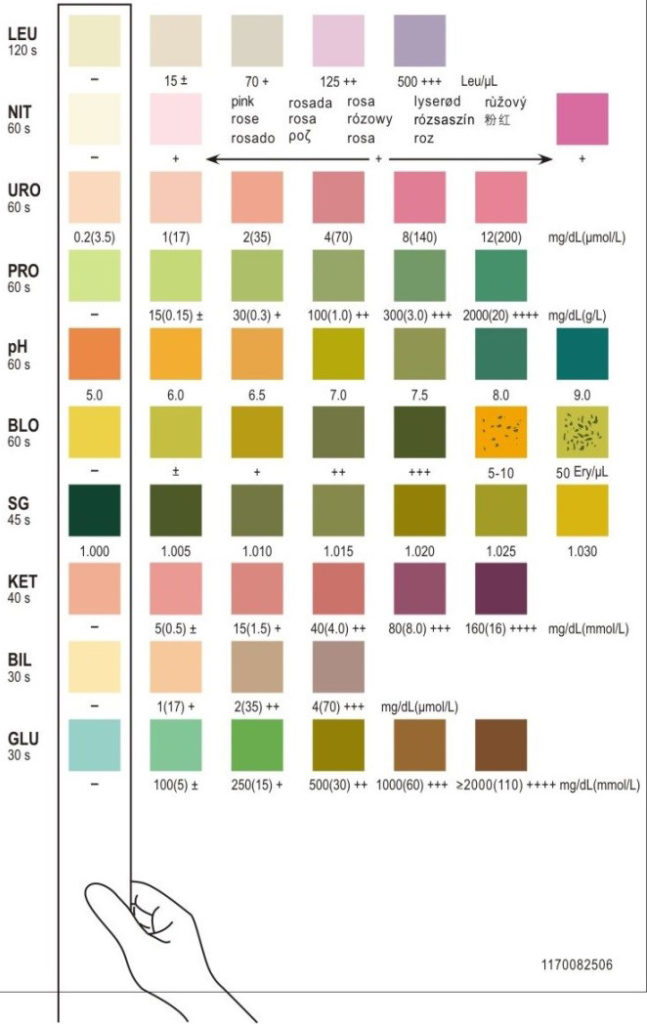
#> input picture mission-reagent-parameter-pic-647x1024.jpg, 647 x 1024 px
$ python ref_colores.py
#> lines starting #> are read from the running program, lines starting #| are printed output that depends on the picture; after the words box and inside, x2 and y2 are one past the last pixel; in counts of white or black regions, pixels touching at a corner belong together
### utils.py
# utils.py
# Funciones reusables entre los scripts de extracción de color de tiras reactivas.

import os
import cv2
import numpy as np


# ---------- Lectura de imágenes ----------

def leer_jpg(path):
    """Lee una imagen (JPG/PNG) en disco y la devuelve en RGB uint8."""
    bgr = cv2.imread(path, cv2.IMREAD_COLOR)
    if bgr is None:
        raise FileNotFoundError(f"No se encontró: {path}")
    return cv2.cvtColor(bgr, cv2.COLOR_BGR2RGB)


# [14 lines left out: function leer_nef, not called in this run]


# ---------- Segmentación 1D por separadores (blanco acromático) ----------

def segmentos_1d(perfil_lab, longitud, sep_L, sep_chroma, minimo):
    """Devuelve segmentos (inicio, fin) de un perfil LAB 1D.

    Un separador es un pixel claro y poco cromático (fondo blanco entre
    cuadros). Los segmentos son tramos consecutivos de NO-separador más
    largos que `minimo`.
    """
    L = perfil_lab[:, 0]
    A = perfil_lab[:, 1] - 128
    B = perfil_lab[:, 2] - 128
    chroma = np.convolve(np.sqrt(A ** 2 + B ** 2), np.ones(3) / 3, mode="same")
    es_sep = (L > sep_L) & (chroma < sep_chroma)

    segs, i = [], 0
    while i < longitud:
        if not es_sep[i]:
            j = i
            while j < longitud and not es_sep[j]:
                j += 1
            if j - i > minimo:
                segs.append((i, j))
            i = j
        else:
            i += 1
    return segs


# ---------- Color mediano en una región circular ----------

def color_mediano(img_rgb, cx, cy, r):
    """Mediana RGB de los píxeles dentro del círculo (cx, cy, r) y sus
    conversiones a HSV y CIELAB (OpenCV)."""
    h, w = img_rgb.shape[:2]
    x1, x2 = max(0, cx - r), min(w, cx + r + 1)
    y1, y2 = max(0, cy - r), min(h, cy + r + 1)
    parche = img_rgb[y1:y2, x1:x2]

    yy, xx = np.ogrid[y1:y2, x1:x2]
    mascara = (xx - cx) ** 2 + (yy - cy) ** 2 <= r ** 2
    pix = parche[mascara]  # (N, 3) RGB
    n = len(pix)
    if n == 0:
        raise RuntimeError(f"Círculo vacío en ({cx},{cy}).")

    R, G, B = [int(round(np.median(pix[:, c]))) for c in range(3)]

    px_rgb = np.uint8([[[R, G, B]]])
    px_bgr = cv2.cvtColor(px_rgb, cv2.COLOR_RGB2BGR)
    H, S, V = cv2.cvtColor(px_bgr, cv2.COLOR_BGR2HSV)[0, 0].tolist()
    L, a, b = cv2.cvtColor(px_bgr, cv2.COLOR_BGR2LAB)[0, 0].tolist()

    return dict(R=R, G=G, B=B, H=H, S=S, V=V, L=L, a=a, b=b, n=n)


# ---------- Dibujo y guardado del resultado de detección ----------

def guardar_deteccion_png(img_rgb, cuadricula, r, ruta_png,
                          bbox=None, etiquetas_fila=True):
    """Dibuja con OpenCV los círculos de detección sobre la imagen y guarda
    un PNG para referencia/documentación del proceso.

    - `cuadricula`: dict {(clase, indice): (cx, cy)}
    - `bbox`: (xa, ya, xb, yb) opcional, se dibuja como rectángulo guía.
    - `etiquetas_fila`: si True, escribe la clase junto al círculo índice 0.
    """
    os.makedirs(os.path.dirname(ruta_png) or ".", exist_ok=True)
    vis = cv2.cvtColor(img_rgb, cv2.COLOR_RGB2BGR).copy()

    if bbox is not None:
        xa, ya, xb, yb = bbox
        cv2.rectangle(vis, (xa, ya), (xb, yb), (0, 255, 0), 1, cv2.LINE_AA)

    for (clase, idx), (cx, cy) in cuadricula.items():
        cv2.circle(vis, (cx, cy), r, (0, 0, 255), 1, cv2.LINE_AA)
        cv2.putText(vis, str(idx), (cx - 4, cy + 4),
                    cv2.FONT_HERSHEY_SIMPLEX, 0.35, (255, 0, 0), 1, cv2.LINE_AA)

    if etiquetas_fila:
        clases_vistas = {}
        for (clase, idx), (cx, cy) in cuadricula.items():
            if idx == 0:
                clases_vistas[clase] = (cx, cy)
        x_texto = bbox[0] if bbox is not None else 5
        for clase, (cx, cy) in clases_vistas.items():
            cv2.putText(vis, clase, (max(0, x_texto - 45), cy + 4),
                        cv2.FONT_HERSHEY_SIMPLEX, 0.5, (0, 0, 0), 1, cv2.LINE_AA)

    cv2.imwrite(ruta_png, vis)
    return ruta_png


# =====================================================================
#  Localización y segmentación de la tira reactiva en imágenes de MUESTRA
#  (escena real: tira vertical sobre soporte claro, sin separadores
#   blancos impresos entre cuadros).
# =====================================================================

# [292 lines left out: functions crop_grueso, mascara_tira, rect_tira, _normaliza_rect, enderezar_tira, _eje_saturacion and 6 more, not called in this run]

### ref_colores.py
# ref_colores.py
# Extracción de color de la tira reactiva de REFERENCIA (JPG de la etiqueta).
# Salida: output/reference/ref_colores.csv y output/reference/ref_deteccion.png
#
# La imagen de referencia se procesa en su orientación natural (LEU arriba,
# GLU abajo). La inversión de orden aplica solo a las tiras de muestra.

import os
import csv
import numpy as np

import utils

# ============ PARÁMETROS ============
REF_PATH = r"mission-reagent-parameter-pic-647x1024.jpg"
OUTPUT_DIR = os.path.join("output", "reference")
CSV_NAME = "ref_colores.csv"
PNG_NAME = "ref_deteccion.png"

REF_X0, REF_X1 = 0.09, 0.20
REF_Y0, REF_Y1 = 0.005, 0.86
RADIO_FRAC = 0.30

SEP_L_MIN = 238
SEP_CHROMA_MAX = 7
ALTO_MIN = 15

# (clase, número de cuadros de color en la etiqueta), en orden natural.
FILAS = [
    ("LEU", 5), ("NIT", 2), ("URO", 6), ("PRO", 6), ("pH", 7),
    ("BLO", 7), ("SG", 7), ("KET", 6), ("BIL", 4), ("GLU", 6),
]
# ====================================


def detectar_columna0(img_rgb, x0=REF_X0, x1=REF_X1, y0=REF_Y0, y1=REF_Y1):
    """Detecta los centros verticales (una fila por clase) en la primera
    columna de cuadros."""
    import cv2
    h, w = img_rgb.shape[:2]
    xa, xb = int(x0 * w), int(x1 * w)
    ya, yb = int(y0 * h), int(y1 * h)
    roi = img_rgb[ya:yb, xa:xb]
    rh, rw = roi.shape[:2]

    lab = cv2.cvtColor(cv2.cvtColor(roi, cv2.COLOR_RGB2BGR),
                       cv2.COLOR_BGR2LAB).astype(float)
    band = lab[:, int(0.3 * rw):int(0.7 * rw), :].mean(axis=1)
    segs = utils.segmentos_1d(band, rh, SEP_L_MIN, SEP_CHROMA_MAX, ALTO_MIN)

    centros_y = [ya + (a + b) // 2 for (a, b) in segs]
    col0_x = xa + rw // 2
    return centros_y, col0_x, rw, (xa, ya, xb, yb)


def medir_paso_horizontal(img_rgb, y_fila):
    """Mide el paso horizontal (px entre columnas) usando la fila con más
    cuadros."""
    import cv2
    h, w = img_rgb.shape[:2]
    banda = img_rgb[y_fila - 15:y_fila + 15, :]
    lab = cv2.cvtColor(cv2.cvtColor(banda, cv2.COLOR_RGB2BGR),
                       cv2.COLOR_BGR2LAB).astype(float).mean(axis=0)
    segs = utils.segmentos_1d(lab, w, SEP_L_MIN, SEP_CHROMA_MAX, ALTO_MIN)
    centros_x = [(a + b) // 2 for (a, b) in segs]

    col0_esperado = int(0.145 * w)
    centros_x = [c for c in centros_x if c > col0_esperado - 30]
    if len(centros_x) < 2:
        raise RuntimeError("No se pudo medir el paso horizontal.")

    paso = int(round(np.mean(np.diff(centros_x))))
    return paso, centros_x[0]


def construir_cuadricula(img_rgb):
    centros_y, col0_x, rw, bbox = detectar_columna0(img_rgb)
    if len(centros_y) != len(FILAS):
        print(f"AVISO: {len(centros_y)} filas detectadas, "
              f"se esperaban {len(FILAS)}. Revisa umbrales.")

    idx_max = max(range(len(FILAS)), key=lambda i: FILAS[i][1])
    paso_x, x_inicial = medir_paso_horizontal(img_rgb, centros_y[idx_max])
    col0_x = x_inicial

    cuadricula = {}
    for (clase, total), cy in zip(FILAS, centros_y):
        for idx in range(total):
            cx = col0_x + idx * paso_x
            cuadricula[(clase, idx)] = (cx, cy)

    r = int(RADIO_FRAC * rw)
    return cuadricula, r, bbox, paso_x


def exportar_csv(img_rgb, cuadricula, r, ruta_csv):
    campos = ["clase", "indice", "R", "G", "B", "H", "S", "V",
              "L", "a", "b", "cx", "cy", "n_pixeles"]

    filas_orden = []
    for (clase, _t) in FILAS:
        idxs = sorted(i for (c, i) in cuadricula if c == clase)
        for i in idxs:
            filas_orden.append((clase, i))

    os.makedirs(os.path.dirname(ruta_csv) or ".", exist_ok=True)
    with open(ruta_csv, "w", newline="", encoding="utf-8") as f:
        wr = csv.DictWriter(f, fieldnames=campos)
        wr.writeheader()
        for (clase, idx) in filas_orden:
            cx, cy = cuadricula[(clase, idx)]
            col = utils.color_mediano(img_rgb, cx, cy, r)
            wr.writerow({
                "clase": clase, "indice": idx,
                "R": col["R"], "G": col["G"], "B": col["B"],
                "H": col["H"], "S": col["S"], "V": col["V"],
                "L": col["L"], "a": col["a"], "b": col["b"],
                "cx": cx, "cy": cy, "n_pixeles": col["n"],
            })
    return len(filas_orden)


def main():
    ref = utils.leer_jpg(REF_PATH)
#> in leer_jpg, bgr is the input picture: shape (1024, 647, 3); mean B, G, R 214.6, 226.2, 230.7
    cuadricula, r, bbox, paso_x = construir_cuadricula(ref)
#> in detectar_columna0, `roi = img_rgb[ya:yb, xa:xb]`:
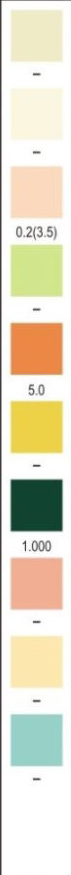
#> roi: shape (875, 71, 3); mean R, G, B 228.4, 223.1, 201.6
#> in detectar_columna0, `lab = cv2.cvtColor(cv2.cvtColor(roi, cv2.COLOR_RGB2BGR), cv2.COLOR_BGR..`:
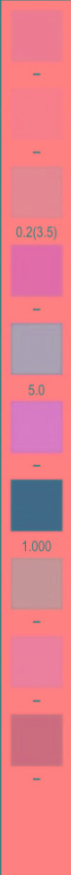
#> lab: shape (875, 71, 3) float64; mean R, G, B 226.1, 127.1, 139.6
#> in detectar_columna0, `band = lab[:, int(0.3 * rw):int(0.7 * rw), :].mean(axis=1)`: band = 875 rows, first 8: [151.6, 128.7, 128.3], [252.4, 128.4, 128.6], [251.7, 128.4, 128.6], [255, 128, 128.3], [253, 128, 128.3], [253.6, 128, 128.3], [255, 128, 129], [254, 128, 130]
#> in segmentos_1d, `L = perfil_lab[:, 0]`: L = 875 values, max 255 at index 6, min 61 at index 481, mean 220.2
#> in segmentos_1d, `A = perfil_lab[:, 1] - 128`: A = 875 values, max 33.96 at index 367, min -23.61 at index 526, mean -1.07
#> in segmentos_1d, `B = perfil_lab[:, 2] - 128`: B = 875 values, max 69.75 at index 411, min -2 at index 722, mean 15.87
#> in segmentos_1d, `chroma = np.convolve(np.sqrt(A ** 2 + B ** 2), np.ones(3) / 3, mode="s..`: chroma = 875 values, max 69.99 at index 412, min 0 at index 68, mean 19.59
#> after the loop in segmentos_1d, `while i < longitud:`: i = 875; j = 780; segs = [(10, 63), (88, 139), (166, 219), (243, 299), (321, 377), (399, 456), (478, 532), (557, 611), (634, 690), (713, 767)]
#> in detectar_columna0, `centros_y = [ya + (a + b) // 2 for (a, b) in segs]`: centros_y = [41, 118, 197, 276, 354, 432, 510, 589, 667, 745]
#> in construir_cuadricula, `centros_y, col0_x, rw, bbox = detectar_columna0(img_rgb)`: col0_x = 93; rw = 71; bbox = (58, 5, 129, 880)
#> in medir_paso_horizontal, `banda = img_rgb[y_fila - 15:y_fila + 15, :]`:
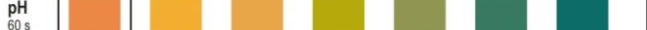
#> banda: shape (30, 647, 3); mean R, G, B 196, 189.8, 146.6
#> in medir_paso_horizontal, `lab = cv2.cvtColor(cv2.cvtColor(banda, cv2.COLOR_RGB2BGR), cv2.COLOR_B..`: lab = 647 rows, first 8: [254.5, 128, 128], [254.3, 128, 128], [253.4, 128, 128], [254, 128, 128], [253.3, 128, 128], [253.5, 128, 128], [252.4, 128, 128], [243.9, 128, 128]
#> in medir_paso_horizontal, `segs = utils.segmentos_1d(lab, w, SEP_L_MIN, SEP_CHROMA_MAX, ALTO_MIN)`: segs = [(8, 30), (67, 122), (148, 204), (229, 285), (310, 367), (392, 447), (474, 528), (555, 610)]
#> in medir_paso_horizontal, `centros_x = [(a + b) // 2 for (a, b) in segs]`: centros_x = [19, 94, 176, 257, 338, 419, 501, 582]
#> in medir_paso_horizontal, `centros_x = [c for c in centros_x if c > col0_esperado - 30]`: centros_x = [94, 176, 257, 338, 419, 501, 582]
#> in medir_paso_horizontal, `paso = int(round(np.mean(np.diff(centros_x))))`: paso = 81
#> in construir_cuadricula, `paso_x, x_inicial = medir_paso_horizontal(img_rgb, centros_y[idx_max])`: x_inicial = 94
#> the loop in construir_cuadricula, `for (clase, total), cy in zip(FILAS, centros_y):` made 10 passes
#> (clase, total, cy) on passes 1 to 10: ('LEU', 5, 41), ('NIT', 2, 118), ('URO', 6, 197), ('PRO', 6, 276), ('pH', 7, 354), ('BLO', 7, 432), ('SG', 7, 510), ('KET', 6, 589), ('BIL', 4, 667), ('GLU', 6, 745)
#> after the loop in construir_cuadricula, `for (clase, total), cy in zip(FILAS, centros_y):`: cuadricula = 56 items
#> in construir_cuadricula, `r = int(RADIO_FRAC * rw)`: r = 21
#> cuadricula = 56 items; r = 21; bbox = (58, 5, 129, 880); paso_x = 81
    print(f"Total de cuadros: {len(cuadricula)} · paso horizontal: {paso_x}px "
          f"· radio: {r}px")
#| Total de cuadros: 56 · paso horizontal: 81px · radio: 21px

    ruta_csv = os.path.join(OUTPUT_DIR, CSV_NAME)
    ruta_png = os.path.join(OUTPUT_DIR, PNG_NAME)

    n = exportar_csv(ref, cuadricula, r, ruta_csv)
#> the loop in exportar_csv, `for (clase, _t) in FILAS:` made 10 passes
#> idxs on passes 1 to 10: [0, 1, 2, 3, 4], [0, 1], [0, 1, 2, 3, 4, 5], [0, 1, 2, 3, 4, 5], [0, 1, 2, 3, 4, 5, 6], [0, 1, 2, 3, 4, 5, 6], [0, 1, 2, 3, 4, 5, 6], [0, 1, 2, 3, 4, 5], [0, 1, 2, 3], [0, 1, 2, 3, 4, 5]
#> after the loop in exportar_csv, `for (clase, _t) in FILAS:`: filas_orden = 56 items, first 6: ('LEU', 0), ('LEU', 1), ('LEU', 2), ('LEU', 3), ('LEU', 4), ('NIT', 0)
#> the loop in exportar_csv, `for (clase, idx) in filas_orden:` made 56 passes
#> (clase, idx) on passes 22 to 33: ('pH', 2), ('pH', 3), ('pH', 4), ('pH', 5), ('pH', 6), ('BLO', 0), ('BLO', 1), ('BLO', 2), ('BLO', 3), ('BLO', 4), ('BLO', 5), ('BLO', 6)
#> (clase, idx, cx, cy, x1 in color_mediano, x2 in color_mediano, y1 in color_mediano, y2 in color_mediano) on passes 1 to 6: ('LEU', 0, 94, 41, 73, 116, 20, 63), ('LEU', 1, 175, 41, 154, 197, 20, 63), ('LEU', 2, 256, 41, 235, 278, 20, 63), ('LEU', 3, 337, 41, 316, 359, 20, 63), ('LEU', 4, 418, 41, 397, 440, 20, 63), ('NIT', 0, 94, 118, 73, 116, 97, 140)
#> pass 1, in color_mediano, `mascara = (xx - cx) ** 2 + (yy - cy) ** 2 <= r ** 2`:
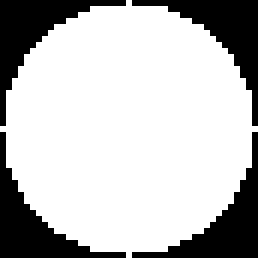
#> mascara: shape (43, 43) bool (shown 6 times larger); 74.3% white; 4 black regions, box (x1, y1, x2, y2) and area: (0, 0, 21, 21) 119, (22, 0, 43, 21) 119, (0, 22, 21, 43) 119, (22, 22, 43, 43) 119
    print(f"CSV guardado: {ruta_csv} ({n} filas)")
#| CSV guardado: output/reference/ref_colores.csv (56 filas)

    utils.guardar_deteccion_png(ref, cuadricula, r, ruta_png, bbox=bbox)
#> in guardar_deteccion_png, `cv2.rectangle(vis, (xa, ya), (xb, yb), (0, 255, 0), 1, cv2.LINE_AA)`:
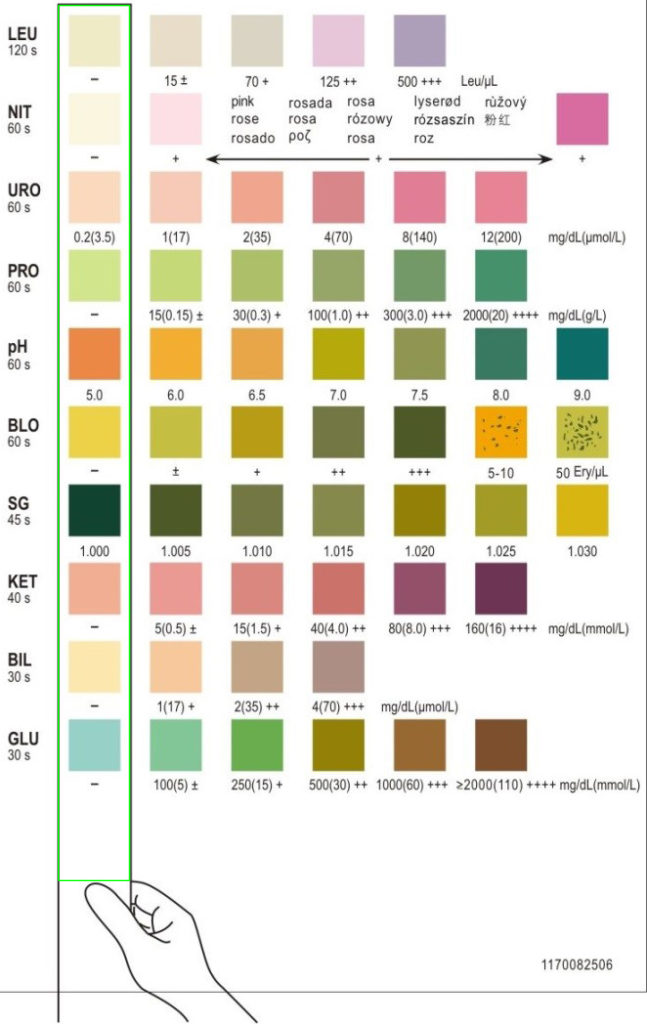
#> vis: shape (1024, 647, 3); 0.86% of pixels changed, all inside (x1, y1, x2, y2) = (57, 4, 131, 882)
#> the loop in guardar_deteccion_png, `for (clase, idx), (cx, cy) in cuadricula.items():` made 56 passes
#> (clase, idx, cx, cy) on passes 1 to 12: ('LEU', 0, 94, 41), ('LEU', 1, 175, 41), ('LEU', 2, 256, 41), ('LEU', 3, 337, 41), ('LEU', 4, 418, 41), ('NIT', 0, 94, 118), ('NIT', 1, 175, 118), ('URO', 0, 94, 197), ('URO', 1, 175, 197), ('URO', 2, 256, 197), ('URO', 3, 337, 197), ('URO', 4, 418, 197)
#> after the loop in guardar_deteccion_png, `for (clase, idx), (cx, cy) in cuadricula.items():`:
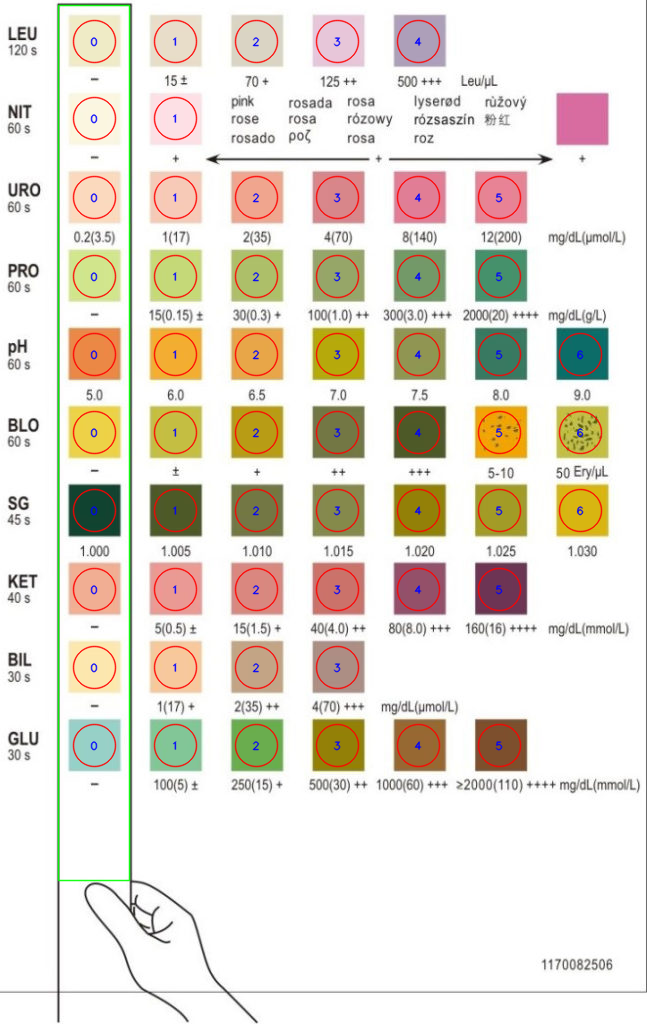
#> vis: shape (1024, 647, 3); 3.57% of pixels changed, all inside (x1, y1, x2, y2) = (72, 19, 603, 768)
#> the loop in guardar_deteccion_png, `for clase, (cx, cy) in clases_vistas.items():` made 10 passes
#> (clase, cy) on passes 1 to 10: ('LEU', 41), ('NIT', 118), ('URO', 197), ('PRO', 276), ('pH', 354), ('BLO', 432), ('SG', 510), ('KET', 589), ('BIL', 667), ('GLU', 745)
#> after the loop in guardar_deteccion_png, `for clase, (cx, cy) in clases_vistas.items():`:
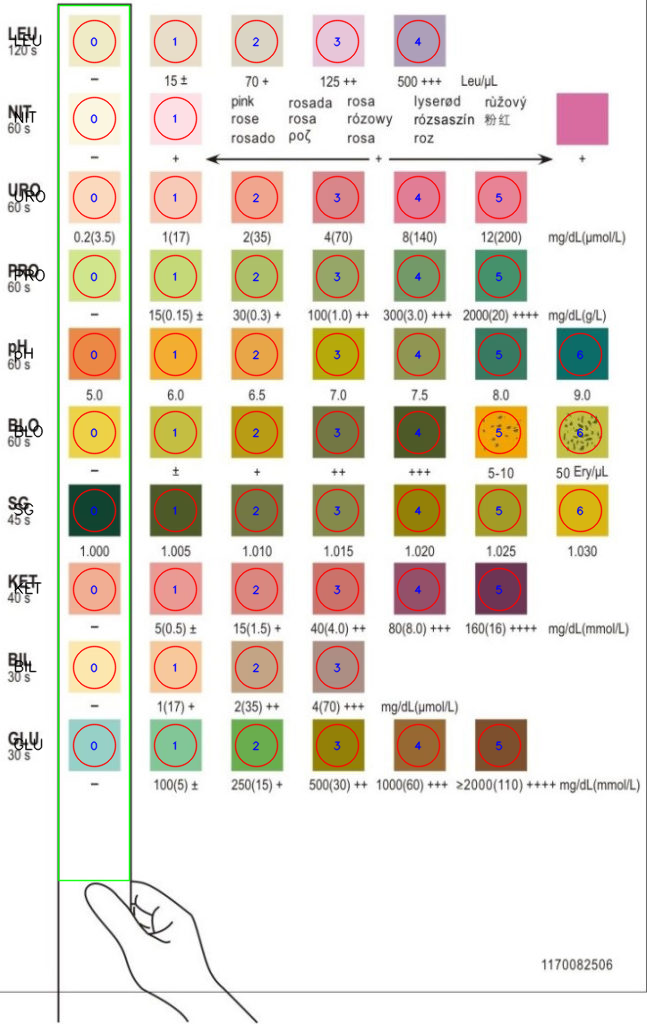
#> vis: shape (1024, 647, 3); 0.31% of pixels changed, all inside (x1, y1, x2, y2) = (13, 34, 46, 751)
    print(f"PNG guardado: {ruta_png}")


if __name__ == "__main__":
    main()
